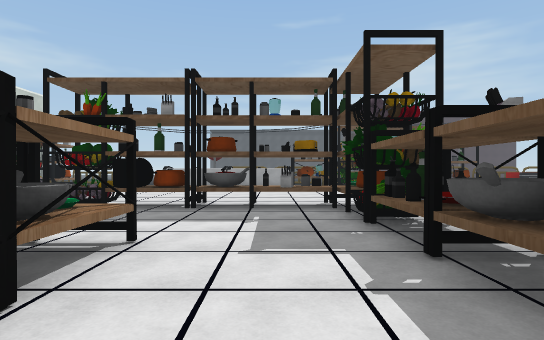
View 1 (above)

23 first-person views from a walk through a scene from a Unity 3-D project. The camera is 1.5 m above the floor, looks level and sees 80° across. The floor is counted in squares, 2 m on a side. Each view is taken from the middle of a square. On the plan, view 1 faces up. The plan holds only what a view shows up to about 11 squares ahead; the rest is blank. The place goes on beyond the plan. The player character is not drawn. Some animated figures are not drawn. Some surface patterns are stand-ins.

View 2
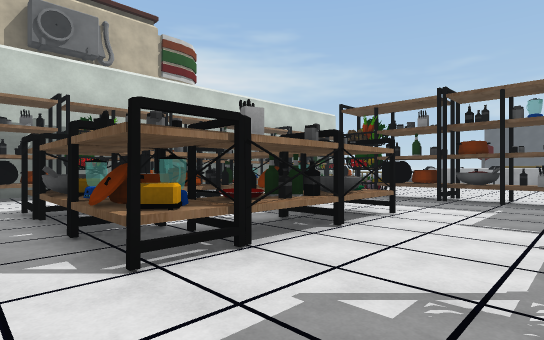

View 3
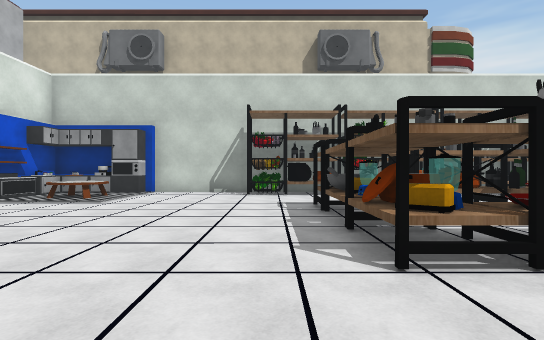

View 4
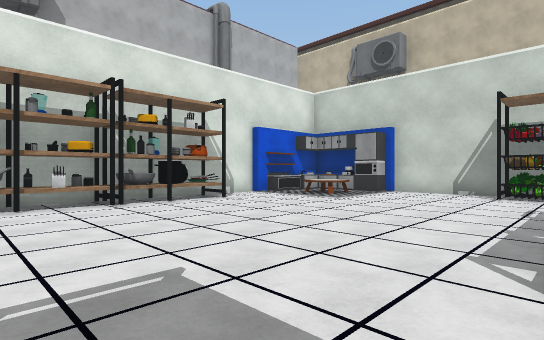

View 5
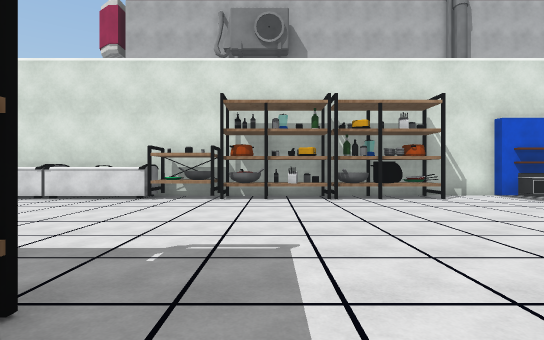

View 6
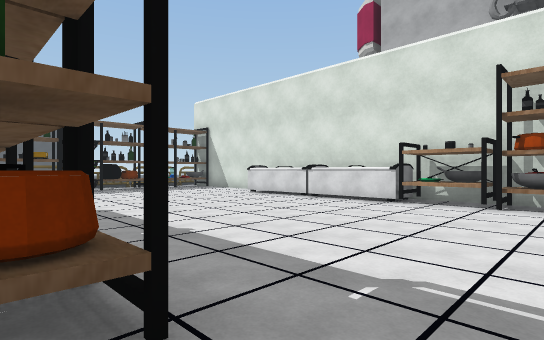

View 7
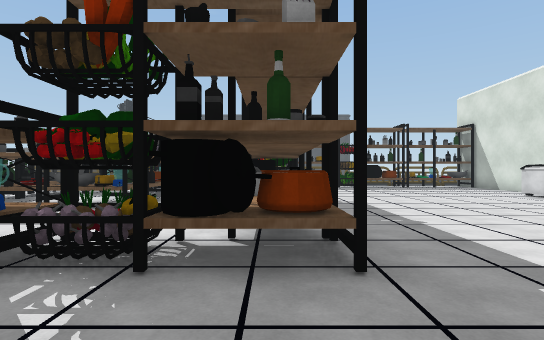

View 8
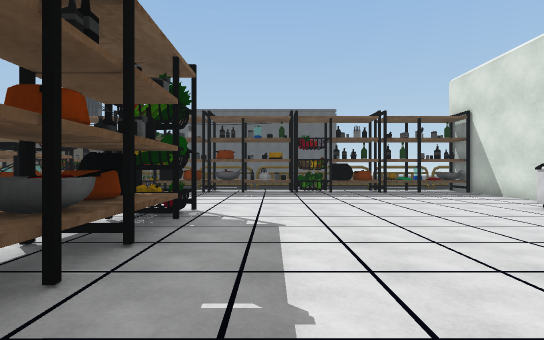

View 9
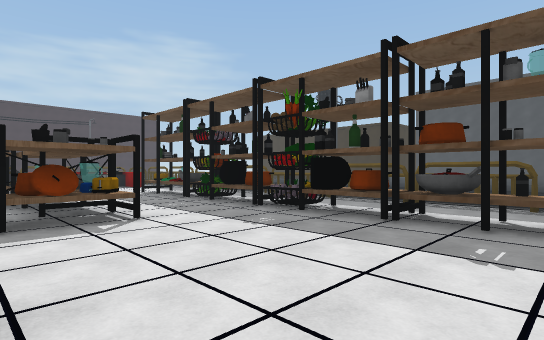

View 10
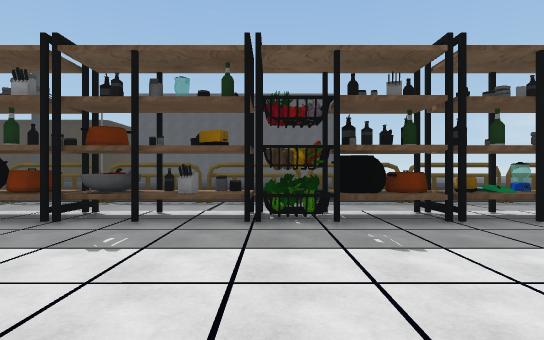

View 11
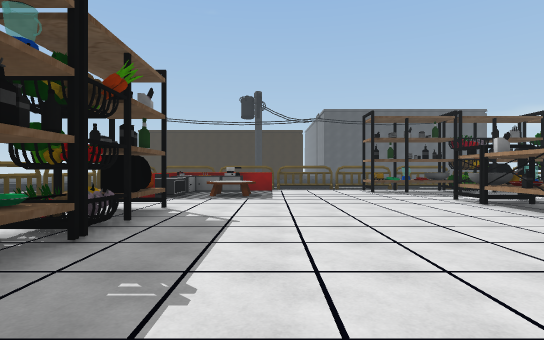

View 12
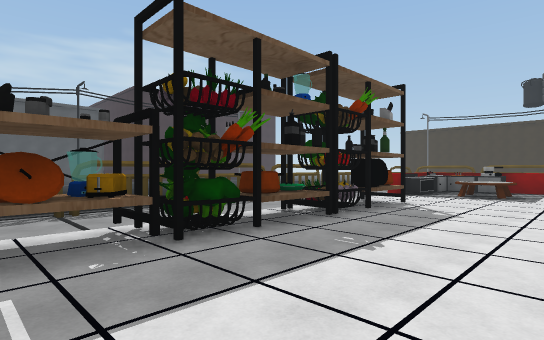

View 13
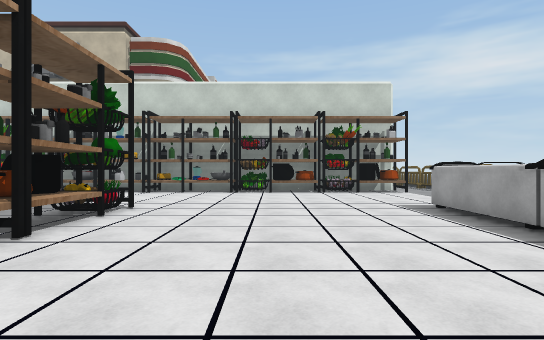

View 14
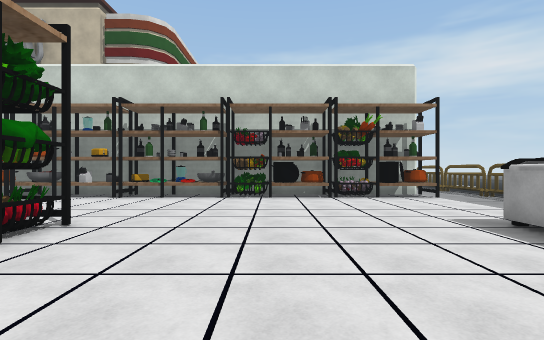

View 15
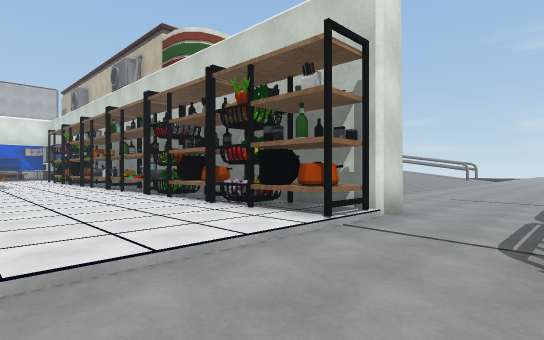

View 16
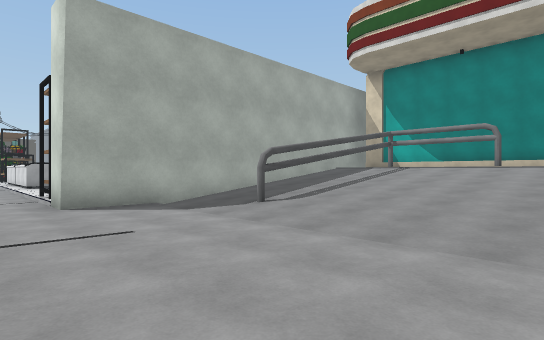

View 17
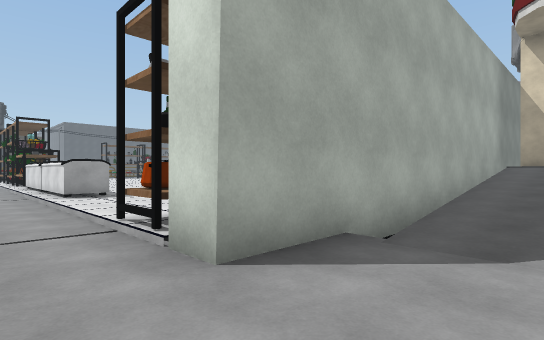

View 18
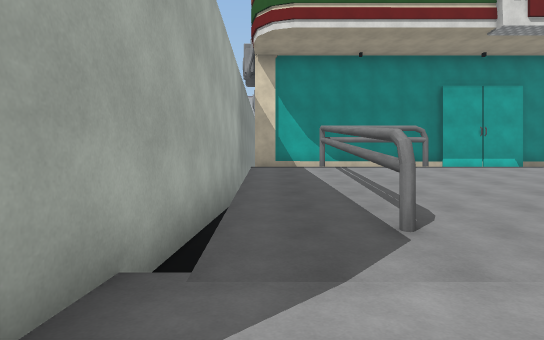

View 19
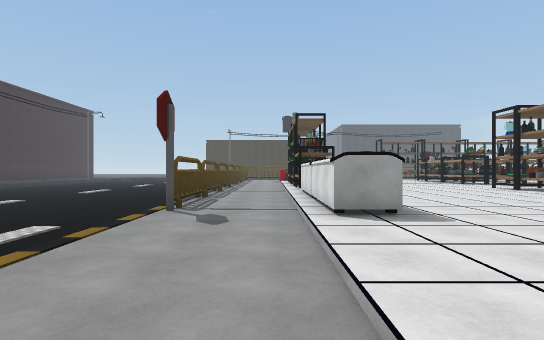

View 20
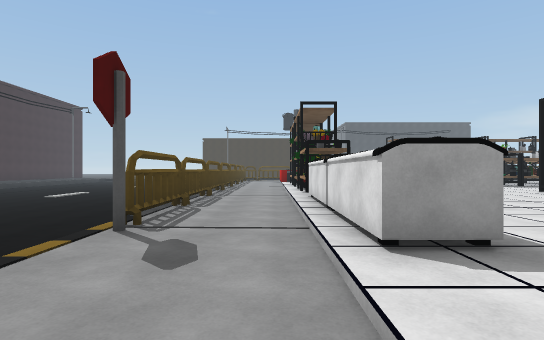

View 21
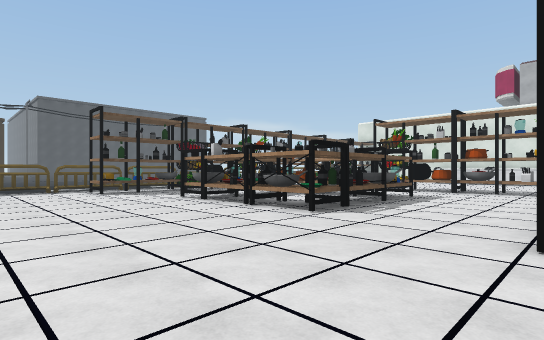

View 22
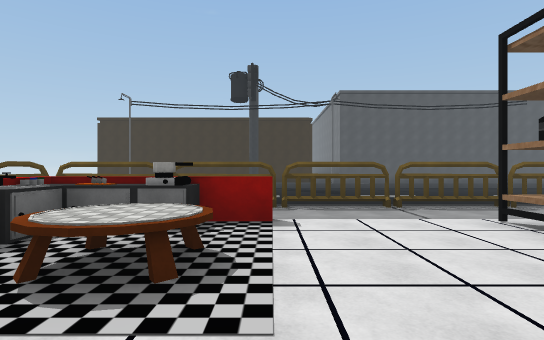

View 23
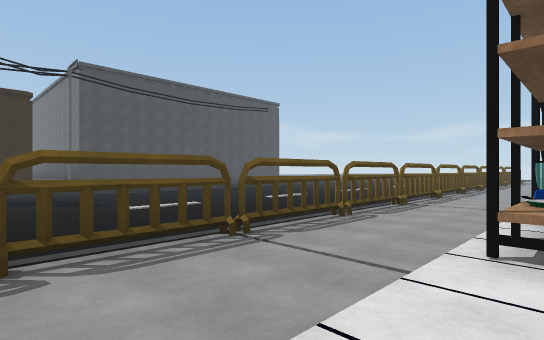

### Floor plan
Key: @ floor where view 1 was taken; # wall or solid block; x gap in a wall; . main floor; - floor 0.25 m lower than the main floor; _ floor 0.75 m lower than the main floor; : floor 1.25 m higher than the main floor; + floor 1.5 m higher than the main floor; / step, stairs or slope; ^ raised ledge; O other object.
Columns run from 18 left of view 1 to 20 right of it. Each row starts with its distance up from view 1.
 17        ##  ----#################  #
 16 ----/----/----------------        #
 15 ----/----/----------------        -
 14 -------##O....OOOOOOOOOOOOO..OO^^ -
 13 -------##O....OOOOOOOOOOOOO...^^^ -
 12 /////./##O...................^^x^ -
 11 /////#/##O....................../--x
 10  ////#/##O....................../--x_
  9  ////#/##O....................../--#_
  8 /////#/##O......................////_
  7 //:::#/##O....OOOOOOO..........O/--/_ _
  6 ++###++##O......O...O...OOOOO..O/--/___
  5        ##O..........O...OOOOO..O/--/_ _
  4 #########O...  .....O...OO.OO..O/--/_
  3         #O .OOOOO...O...OOOOO..O --/
  2         #O  OOOOO...O...OOOOO..OO--/_
  1         #O  OO..O...O..........O/--/_
  0         #O..OOOOO.@.O..........O/--/
 -1         #O..OOOOO...OOOOOOO....O/--/
 -2         #O.....................O/--/
 -3         #......................O/--#
 -4         #......................O/--x
 -5         #......................O/--x
 -6         #......................O/--x
 -7         #O^^...................O/--#
 -8         #^^...O.OO.OO..........O/--/
 -9         #^O#..OOOOOOOOOOOOO....O//#/
-10            ###########      #### -x/

Where each view was taken, in squares from view 1:
view 1: 0 up, 0 right, facing up
view 2: 2 down, 1 right, facing up-left
view 3: 2 down, 1 right, facing left
view 4: 1 down, 1 right, facing down-left
view 5: 0 up, 0 right, facing down
view 6: 1 down, 0 right, facing down-right
view 7: 1 down, 1 left, facing right
view 8: 3 down, 2 right, facing right
view 9: 3 down, 8 right, facing up-right
view 10: 4 down, 8 right, facing right
view 11: 11 up, 2 right, facing right
view 12: 10 up, 1 right, facing up-right
view 13: 10 up, 2 right, facing left
view 14: 10 up, 0 right, facing left
view 15: 17 up, 5 left, facing down-left
view 16: 16 up, 18 left, facing down-right
view 17: 16 up, 13 left, facing down-right
view 18: 15 up, 12 left, facing down
view 19: 15 up, 9 left, facing right
view 20: 15 up, 7 left, facing right
view 21: 11 up, 2 right, facing down-right
view 22: 11 up, 9 right, facing right
view 23: 11 up, 13 right, facing down-right
